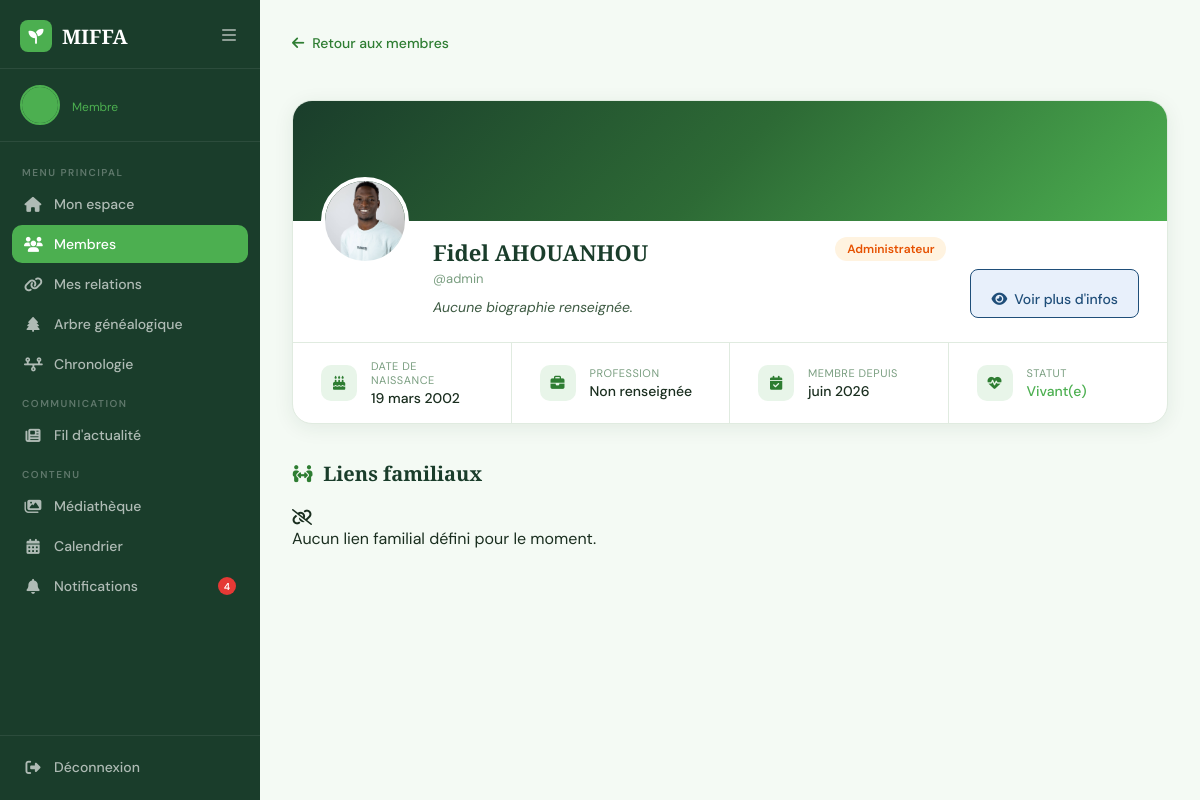
Screenshot of /accounts/members/2/ (signed in) with the database file from the repository.
### accounts/models.py (models this page shows)
class User(AbstractUser):
    ROLE_CHOICES = (
        ('admin', 'Administrateur'),
        ('member', 'Membre'),
    )
    email = models.EmailField(unique=True)
    first_name = models.CharField(max_length=150)
    last_name = models.CharField(max_length=150)
    role = models.CharField(max_length=20, choices=ROLE_CHOICES, default='member')
    photo = models.ImageField(upload_to='profiles/', null=True, blank=True)
    bio = models.TextField(blank=True)
    birth_date = models.DateField(default='2000-01-01')
    profession = models.CharField(max_length=150, blank=True)
    phone = models.CharField(max_length=20, blank=True)
    city = models.CharField(max_length=100, blank=True)
    hide_email = models.BooleanField(default=False)
    hide_birth_date = models.BooleanField(default=False)
    hide_phone = models.BooleanField(default=False)
    hide_profession = models.BooleanField(default=False)
    hide_city = models.BooleanField(default=False)
    is_deceased = models.BooleanField(default=False)
    deceased_marked_by = models.ForeignKey(
        'self', on_delete=models.SET_NULL,
        null=True, blank=True,
        related_name='marked_deceased'
    )
    deceased_at = models.DateTimeField(null=True, blank=True)
    relation_to_family = models.CharField(max_length=100, blank=True, default='')
    family = models.ForeignKey(
        'Family',
        on_delete=models.SET_NULL,
        null=True, blank=True,
        related_name='members'
    )

### accounts/views.py (the view)
# urls.py: path('members/<int:member_id>/', views.member_profile, name='member_profile'),
@login_required
def member_profile(request, member_id):
    member = get_object_or_404(User, id=member_id)
    if member.family != request.user.family:
        raise PermissionDenied
    relations = Relation.objects.filter(member=member).select_related('related_member')
    return render(request, 'accounts/member_profile.html', {
        'member': member,
        'relations': relations,
    })

### accounts/context_processors.py (called while the page is built)
def pending_relation_requests(request):
    if request.user.is_authenticated:
        relation_count = RelationRequest.objects.filter(to_user=request.user, status='pending').count()
        notif_count = Notification.objects.filter(user=request.user, is_read=False).count()
        return {
            'pending_relation_count': relation_count,
            'unread_notif_count': notif_count,
        }
    return {'pending_relation_count': 0, 'unread_notif_count': 0}

### accounts/templates/accounts/member_profile.html (shortened to what this page needs)
{% load static %}
<!DOCTYPE html>
<html lang="fr">
<head>
    <link rel="stylesheet" href="https://cdnjs.cloudflare.com/ajax/libs/font-awesome/6.5.0/css/all.min.css">
    <link rel="stylesheet" href="{% static 'global.css' %}">
    <link rel="stylesheet" href="{% static 'accounts/css/dashboard.css' %}">
    <link rel="stylesheet" href="{% static 'accounts/css/members.css' %}">
</head>
<body>
<aside class="sidebar" id="sidebar">
    <div class="sidebar-header">
        <a href="{% url 'indexOfAccounts' %}" class="logo">
            <div class="logo-icon"><i class="fa-solid fa-seedling"></i></div>
            <span>MIFFA</span>
        </a>
        <button class="sidebar-toggle" onclick="toggleSidebar()">
            <i class="fa-solid fa-bars"></i>
        </button>
    </div>
    <div class="sidebar-user">
        <div class="user-avatar">
            {% if user.photo %}
            <img src="{{ user.photo.url }}" alt="{{ user.first_name }}">
            {% else %}
            <div class="avatar-placeholder">
            </div>
            {% endif %}
        </div>
        <div class="user-info">
            <span class="user-role">{{ user.get_role_display }}</span>
        </div>
    </div>
    <nav class="sidebar-nav">
        <div class="nav-section-label">Menu principal</div>
        <a href="{% url 'dashboard' %}" class="nav-item">
            <i class="fa-solid fa-house"></i>
            <span>Mon espace</span>
        </a>
        <a href="{% url 'members_list' %}" class="nav-item active">
            <i class="fa-solid fa-users"></i>
            <span>Membres</span>
        </a>
        <a href="{% url 'add_relation' %}" class="nav-item">
            <i class="fa-solid fa-link"></i>
            <span>Mes relations</span>
        </a>
        <a href="{% url 'family_tree' %}" class="nav-item">
            <i class="fa-solid fa-tree"></i>
            <span>Arbre généalogique</span>
        </a>
        <a href="{% url 'timeline_view' %}" class="nav-item">
            <i class="fa-solid fa-timeline"></i>
            <span>Chronologie</span>
        </a>
        <div class="nav-section-label">Communication</div>
        <a href="{% url 'news_feed' %}" class="nav-item">
            <i class="fa-solid fa-newspaper"></i>
            <span>Fil d'actualité</span>
        </a>
        <div class="nav-section-label">Contenu</div>
        <a href="{% url 'media_library' %}" class="nav-item">
            <i class="fa-solid fa-images"></i>
            <span>Médiathèque</span>
        </a>
        <a href="{% url 'calendar_view' %}" class="nav-item">
            <i class="fa-solid fa-calendar-days"></i>
            <span>Calendrier</span>
        </a>
        <a href="{% url 'notifications' %}" class="nav-item">
            <i class="fa-solid fa-bell"></i>
            <span>Notifications</span>
            {% if unread_notif_count %}
            <span class="notif-badge" style="position:relative;top:auto;right:auto;margin-left:auto;">
                    {{ unread_notif_count }}
                </span>
            {% endif %}
        </a>
    </nav>
    <div class="sidebar-footer">
        <a href="{% url 'deconnexion' %}" class="nav-item logout">
            <i class="fa-solid fa-right-from-bracket"></i>
            <span>Déconnexion</span>
        </a>
    </div>
</aside>
<main class="main-content">
    <div class="topbar">
        <div class="topbar-left">
            <a href="{% url 'members_list' %}" class="back-link">
                <i class="fa-solid fa-arrow-left"></i> Retour aux membres
            </a>
        </div>
    </div>
    <section class="profile-section">
        <div class="profile-card">
            <div class="profile-cover"></div>
            <div class="profile-body">
                <div class="profile-avatar">
                    {% if member.photo %}
                    <img src="{{ member.photo.url }}" alt="{{ member.first_name }}">
                    {% else %}
                    <div class="avatar-large">
                        {{ member.first_name|first|upper }}{{ member.last_name|first|upper }}
                    </div>
                    {% endif %}
                </div>
                <div class="profile-info">
                    <div class="profile-name-row">
                        <div>
                            <h2>{{ member.first_name }} {{ member.last_name }}</h2>
                            <span class="profile-username">@{{ member.username }}</span>
                        </div>
                        <span class="role-badge role-{{ member.role }}">{{ member.get_role_display }}</span>
                    </div>
                    <p class="profile-bio">{{ member.bio|default:"Aucune biographie renseignée." }}</p>
                </div>
                <button class="btn-edit-profile" onclick="openModal('publicInfoModal')"
                        style="background:#e8f0fb;color:#1F4E79;border-color:#1F4E79;">
                    <i class="fa-solid fa-eye"></i> Voir plus d'infos
                </button>
            </div>
            <div class="profile-details">
                <div class="detail-item">
                    <i class="fa-solid fa-cake-candles"></i>
                    <div>
                        <span class="detail-label">Date de naissance</span>
                        <span class="detail-value">
                                {% if member.birth_date %}{{ member.birth_date|date:"d F Y" }}{% else %}Non renseignée{% endif %}
                            </span>
                    </div>
                </div>
                <div class="detail-item">
                    <i class="fa-solid fa-briefcase"></i>
                    <div>
                        <span class="detail-label">Profession</span>
                        <span class="detail-value">
            {% if member.profession and not member.hide_profession %}
                {{ member.profession }}
            {% else %}
                Non renseignée
            {% endif %}
        </span>
                    </div>
                </div>
                <div class="detail-item">
                    <i class="fa-solid fa-calendar-check"></i>
                    <div>
                        <span class="detail-label">Membre depuis</span>
                        <span class="detail-value">{{ member.date_joined|date:"F Y" }}</span>
                    </div>
                </div>
                <div class="detail-item">
                    <i class="fa-solid fa-heart-pulse"></i>
                    <div>
                        <span class="detail-label">Statut</span>
                        <span class="detail-value {% if member.is_deceased %}status-deceased{% else %}status-active{% endif %}">
            {% if member.is_deceased %}
                Décédé(e) {% if member.deceased_at %}— {{ member.deceased_at|date:"d/m/Y" }}{% endif %}
            {% else %}
                Vivant(e)
            {% endif %}
        </span>
                    </div>
                </div>
            </div>
        </div>
    </section>
    <section class="admin-section">
        <h3 class="section-title">
            <i class="fa-solid fa-people-arrows"></i> Liens familiaux
        </h3>
        {% if relations %}
        <div class="relations-grid">
            {% for rel in relations %}
            <a href="{% url 'member_profile' rel.related_member.id %}" class="relation-card">
                {% if rel.related_member.photo %}
                <img src="{{ rel.related_member.photo.url }}" alt="{{ rel.related_member.first_name }}">
                {% else %}
                <div class="avatar-placeholder-sm">
                    {{ rel.related_member.first_name|first|upper }}{{ rel.related_member.last_name|first|upper }}
                </div>
                {% endif %}
                <div>
                    <span class="relation-name">{{ rel.related_member.first_name }} {{ rel.related_member.last_name }}</span>
                    <span class="relation-type">{{ rel.get_relation_type_display }}</span>
                </div>
            </a>
            {% endfor %}
        </div>
        {% else %}
        <div class="empty-state">
            <i class="fa-solid fa-link-slash"></i>
            <p>Aucun lien familial défini pour le moment.</p>
        </div>
        {% endif %}
    </section>
</main>
</body>
</html>

### static/global.css (style rules this page uses)
:root { --green-deep: #1a3d2b; --green-mid: #2e7d32; --green-soft: #4caf50; --green-light: #e8f5e9; --green-pale: #f4faf4; --cream: #fdfaf5; --text-dark: #1a2e1f; --text-mid: #3d5a42; --text-light: #7a9e80; --white: #ffffff; --red: #e53935; --border: #c8e6c9; --shadow: 0 8px 32px rgba(26,61,43,0.12); }
* { margin: 0; padding: 0; box-sizing: border-box; }
html { scroll-behavior: smooth; }
body { font-family: 'DM Sans', sans-serif; background: var(--cream); color: var(--text-dark); overflow-x: hidden; }
.logo { display: flex; align-items: center; gap: 10px; font-family: 'Playfair Display', serif; font-size: 24px; font-weight: 700; color: var(--green-deep); text-decoration: none; }
.logo-icon { width: 38px; height: 38px; background: var(--green-mid); border-radius: 10px; display: flex; align-items: center; justify-content: center; color: white; font-size: 18px; }
.back-link { display: inline-flex; align-items: center; gap: 8px; color: var(--green-mid); text-decoration: none; font-size: 14px; font-weight: 500; margin-bottom: 16px; transition: gap 0.2s; }

### accounts/static/accounts/css/members.css (style rules this page uses)
.back-link { display: inline-flex; align-items: center; gap: 8px; color: var(--green-mid); text-decoration: none; font-size: 14px; font-weight: 500; margin-bottom: 16px; transition: gap 0.2s; }

### rows the page displays
User: role "Membre"
User: photo (picture), first_name "Fidel", last_name "AHOUANHOU", username "admin", role "Administrateur", bio "Aucune biographie renseignée.", birth_date "19 mars 2002", date_joined "juin 2026"

### other values shown
{{ unread_notif_count }} "4"
